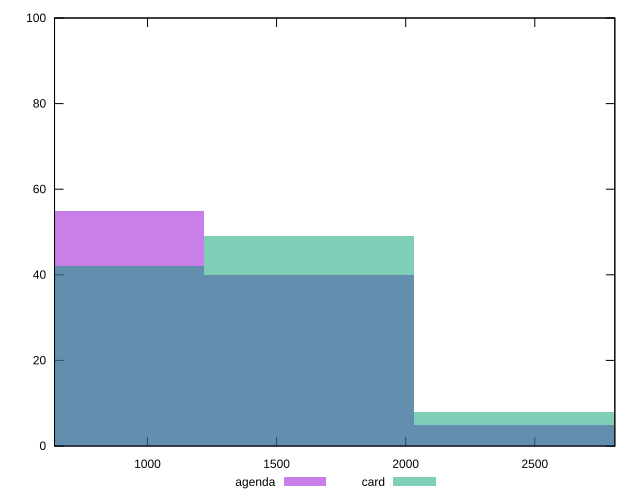

Write the gnuplot code that produced this figure.
reset

$agenda <<EOF
813.5063025914802 55
1627.0126051829604 40
2440.518907774441 5
EOF

$card <<EOF
813.5063025914802 42
1627.0126051829604 49
2440.518907774441 8
EOF

set key outside below
set boxwidth 813.5063025914802
set xrange [640:2810]
set yrange [0:100]
set trange [0:100]
set style fill transparent solid 0.5 noborder
set terminal svg size 640, 500 enhanced background rgb 'white'
set output "reports/report_00027_2021-02-24T12-40-31.850Z/uses-http2/comparison/histogram/1_vs_2.svg"

plot $agenda title "agenda" with boxes, \
     $card title "card" with boxes

reset
